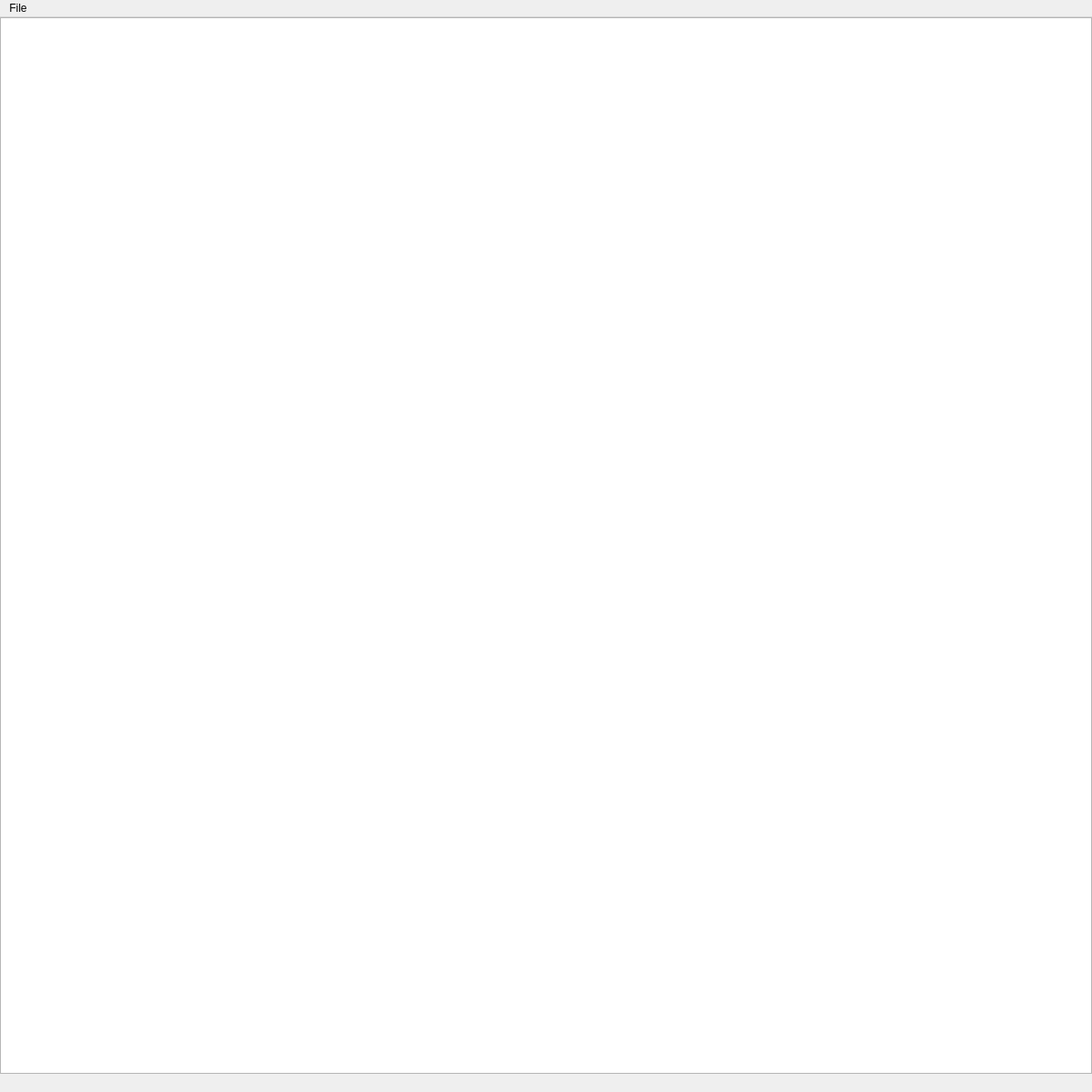
<?xml version="1.0" encoding="UTF-8"?>
<ui version="4.0">
 <class>MainWindow</class>
 <widget class="QMainWindow" name="MainWindow">
  <property name="geometry">
   <rect>
    <x>0</x>
    <y>0</y>
    <width>1200</width>
    <height>1200</height>
   </rect>
  </property>
  <property name="sizePolicy">
   <sizepolicy hsizetype="Preferred" vsizetype="Preferred">
    <horstretch>0</horstretch>
    <verstretch>0</verstretch>
   </sizepolicy>
  </property>
  <property name="baseSize">
   <size>
    <width>0</width>
    <height>0</height>
   </size>
  </property>
  <property name="windowTitle">
   <string>Galaxy Star</string>
  </property>
  <property name="styleSheet">
   <string notr="true"/>
  </property>
  <widget class="QWidget" name="centralWidget">
   <layout class="QGridLayout" name="gridLayout">
    <property name="leftMargin">
     <number>0</number>
    </property>
    <property name="topMargin">
     <number>0</number>
    </property>
    <property name="rightMargin">
     <number>0</number>
    </property>
    <property name="bottomMargin">
     <number>20</number>
    </property>
    <item row="1" column="0">
     <widget class="QFrame" name="frame">
      <property name="autoFillBackground">
       <bool>false</bool>
      </property>
      <property name="styleSheet">
       <string notr="true">background-color: white;</string>
      </property>
      <layout class="QGridLayout" name="gridLayout_4">
       <property name="leftMargin">
        <number>0</number>
       </property>
       <property name="topMargin">
        <number>0</number>
       </property>
       <property name="rightMargin">
        <number>0</number>
       </property>
       <property name="bottomMargin">
        <number>0</number>
       </property>
       <property name="spacing">
        <number>0</number>
       </property>
       <item row="3" column="1">
        <widget class="QTabWidget" name="categoryTab">
         <property name="toolTip">
          <string/>
         </property>
         <property name="styleSheet">
          <string notr="true">background-color: rgb(255, 255, 255);</string>
         </property>
         <property name="tabPosition">
          <enum>QTabWidget::South</enum>
         </property>
         <property name="tabShape">
          <enum>QTabWidget::Rounded</enum>
         </property>
         <property name="currentIndex">
          <number>-1</number>
         </property>
         <property name="usesScrollButtons">
          <bool>false</bool>
         </property>
         <property name="tabsClosable">
          <bool>true</bool>
         </property>
        </widget>
       </item>
      </layout>
     </widget>
    </item>
   </layout>
  </widget>
  <widget class="QMenuBar" name="menuBar">
   <property name="geometry">
    <rect>
     <x>0</x>
     <y>0</y>
     <width>1200</width>
     <height>21</height>
    </rect>
   </property>
   <widget class="QMenu" name="menuFile">
    <property name="title">
     <string>File</string>
    </property>
    <addaction name="actionLoad_file"/>
   </widget>
   <addaction name="menuFile"/>
  </widget>
  <action name="actionLoad_file">
   <property name="checkable">
    <bool>false</bool>
   </property>
   <property name="text">
    <string>Load file...</string>
   </property>
   <property name="toolTip">
    <string>Load file or multiple files</string>
   </property>
  </action>
 </widget>
 <layoutdefault spacing="6" margin="11"/>
 <resources/>
 <connections/>
</ui>
